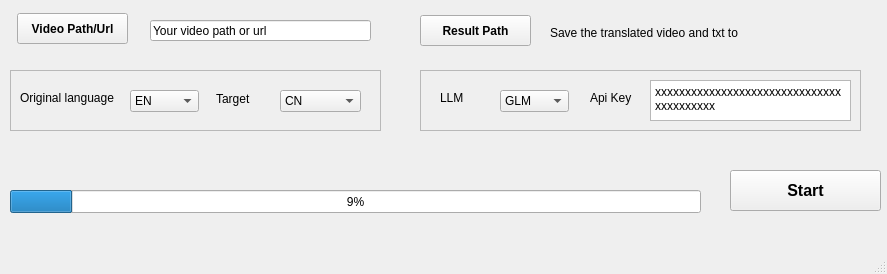
<?xml version="1.0" encoding="UTF-8"?>
<ui version="4.0">
 <class>MainWindow</class>
 <widget class="QMainWindow" name="MainWindow">
  <property name="geometry">
   <rect>
    <x>0</x>
    <y>0</y>
    <width>887</width>
    <height>274</height>
   </rect>
  </property>
  <property name="windowTitle">
   <string>SynthereArticle</string>
  </property>
  <property name="iconSize">
   <size>
    <width>20</width>
    <height>20</height>
   </size>
  </property>
  <widget class="QWidget" name="centralwidget">
   <widget class="QPushButton" name="startbut">
    <property name="geometry">
     <rect>
      <x>730</x>
      <y>170</y>
      <width>151</width>
      <height>41</height>
     </rect>
    </property>
    <property name="font">
     <font>
      <family>Microsoft YaHei UI</family>
      <pointsize>12</pointsize>
      <bold>true</bold>
     </font>
    </property>
    <property name="styleSheet">
     <string notr="true"/>
    </property>
    <property name="text">
     <string>Start</string>
    </property>
    <property name="default">
     <bool>false</bool>
    </property>
    <property name="flat">
     <bool>false</bool>
    </property>
   </widget>
   <widget class="QPushButton" name="select_inputpath">
    <property name="geometry">
     <rect>
      <x>17</x>
      <y>13</y>
      <width>111</width>
      <height>31</height>
     </rect>
    </property>
    <property name="font">
     <font>
      <bold>true</bold>
     </font>
    </property>
    <property name="text">
     <string>Video Path/Url</string>
    </property>
   </widget>
   <widget class="QPushButton" name="select_savepath">
    <property name="geometry">
     <rect>
      <x>420</x>
      <y>15</y>
      <width>111</width>
      <height>31</height>
     </rect>
    </property>
    <property name="font">
     <font>
      <bold>true</bold>
     </font>
    </property>
    <property name="text">
     <string>Result Path</string>
    </property>
   </widget>
   <widget class="QLabel" name="savepath">
    <property name="geometry">
     <rect>
      <x>550</x>
      <y>25</y>
      <width>311</width>
      <height>16</height>
     </rect>
    </property>
    <property name="font">
     <font>
      <italic>false</italic>
     </font>
    </property>
    <property name="text">
     <string>Save the translated video and txt to</string>
    </property>
   </widget>
   <widget class="QLabel" name="label">
    <property name="geometry">
     <rect>
      <x>20</x>
      <y>90</y>
      <width>111</width>
      <height>16</height>
     </rect>
    </property>
    <property name="font">
     <font>
      <underline>false</underline>
     </font>
    </property>
    <property name="text">
     <string>Original language</string>
    </property>
   </widget>
   <widget class="QComboBox" name="origin_lang">
    <property name="geometry">
     <rect>
      <x>130</x>
      <y>90</y>
      <width>69</width>
      <height>22</height>
     </rect>
    </property>
    <item>
     <property name="text">
      <string>EN</string>
     </property>
    </item>
    <item>
     <property name="text">
      <string>AutoDetect</string>
     </property>
    </item>
   </widget>
   <widget class="QProgressBar" name="translate_process_bar">
    <property name="geometry">
     <rect>
      <x>10</x>
      <y>190</y>
      <width>691</width>
      <height>23</height>
     </rect>
    </property>
    <property name="cursor">
     <cursorShape>UpArrowCursor</cursorShape>
    </property>
    <property name="value">
     <number>9</number>
    </property>
   </widget>
   <widget class="QLabel" name="label_4">
    <property name="geometry">
     <rect>
      <x>216</x>
      <y>91</y>
      <width>71</width>
      <height>16</height>
     </rect>
    </property>
    <property name="text">
     <string>Target</string>
    </property>
   </widget>
   <widget class="QComboBox" name="target_lang">
    <property name="geometry">
     <rect>
      <x>280</x>
      <y>90</y>
      <width>81</width>
      <height>22</height>
     </rect>
    </property>
    <item>
     <property name="text">
      <string>CN</string>
     </property>
    </item>
   </widget>
   <widget class="QFrame" name="frame">
    <property name="geometry">
     <rect>
      <x>420</x>
      <y>70</y>
      <width>441</width>
      <height>61</height>
     </rect>
    </property>
    <property name="frameShape">
     <enum>QFrame::Shape::StyledPanel</enum>
    </property>
    <property name="frameShadow">
     <enum>QFrame::Shadow::Raised</enum>
    </property>
    <widget class="QComboBox" name="llm_type">
     <property name="geometry">
      <rect>
       <x>80</x>
       <y>20</y>
       <width>69</width>
       <height>22</height>
      </rect>
     </property>
     <item>
      <property name="text">
       <string>GLM</string>
      </property>
     </item>
    </widget>
    <widget class="QLabel" name="label_3">
     <property name="geometry">
      <rect>
       <x>170</x>
       <y>20</y>
       <width>61</width>
       <height>16</height>
      </rect>
     </property>
     <property name="text">
      <string>Api Key</string>
     </property>
    </widget>
    <widget class="QPlainTextEdit" name="api_key">
     <property name="geometry">
      <rect>
       <x>230</x>
       <y>10</y>
       <width>201</width>
       <height>41</height>
      </rect>
     </property>
     <property name="plainText">
      <string>xxxxxxxxxxxxxxxxxxxxxxxxxxxxxxxxxxxxxxxxx</string>
     </property>
    </widget>
    <widget class="QLabel" name="label_2">
     <property name="geometry">
      <rect>
       <x>20</x>
       <y>20</y>
       <width>31</width>
       <height>16</height>
      </rect>
     </property>
     <property name="font">
      <font>
       <pointsize>9</pointsize>
      </font>
     </property>
     <property name="text">
      <string>LLM </string>
     </property>
    </widget>
   </widget>
   <widget class="QFrame" name="frame_2">
    <property name="geometry">
     <rect>
      <x>10</x>
      <y>70</y>
      <width>371</width>
      <height>61</height>
     </rect>
    </property>
    <property name="frameShape">
     <enum>QFrame::Shape::StyledPanel</enum>
    </property>
    <property name="frameShadow">
     <enum>QFrame::Shadow::Raised</enum>
    </property>
   </widget>
   <widget class="QLineEdit" name="input_file_line">
    <property name="geometry">
     <rect>
      <x>150</x>
      <y>20</y>
      <width>221</width>
      <height>21</height>
     </rect>
    </property>
    <property name="text">
     <string>Your video path or url </string>
    </property>
   </widget>
   <zorder>frame</zorder>
   <zorder>frame_2</zorder>
   <zorder>startbut</zorder>
   <zorder>select_inputpath</zorder>
   <zorder>select_savepath</zorder>
   <zorder>savepath</zorder>
   <zorder>label</zorder>
   <zorder>origin_lang</zorder>
   <zorder>translate_process_bar</zorder>
   <zorder>label_4</zorder>
   <zorder>target_lang</zorder>
   <zorder>input_file_line</zorder>
  </widget>
  <widget class="QMenuBar" name="menubar">
   <property name="geometry">
    <rect>
     <x>0</x>
     <y>0</y>
     <width>887</width>
     <height>33</height>
    </rect>
   </property>
  </widget>
  <widget class="QStatusBar" name="statusbar"/>
 </widget>
 <resources/>
 <connections/>
</ui>
